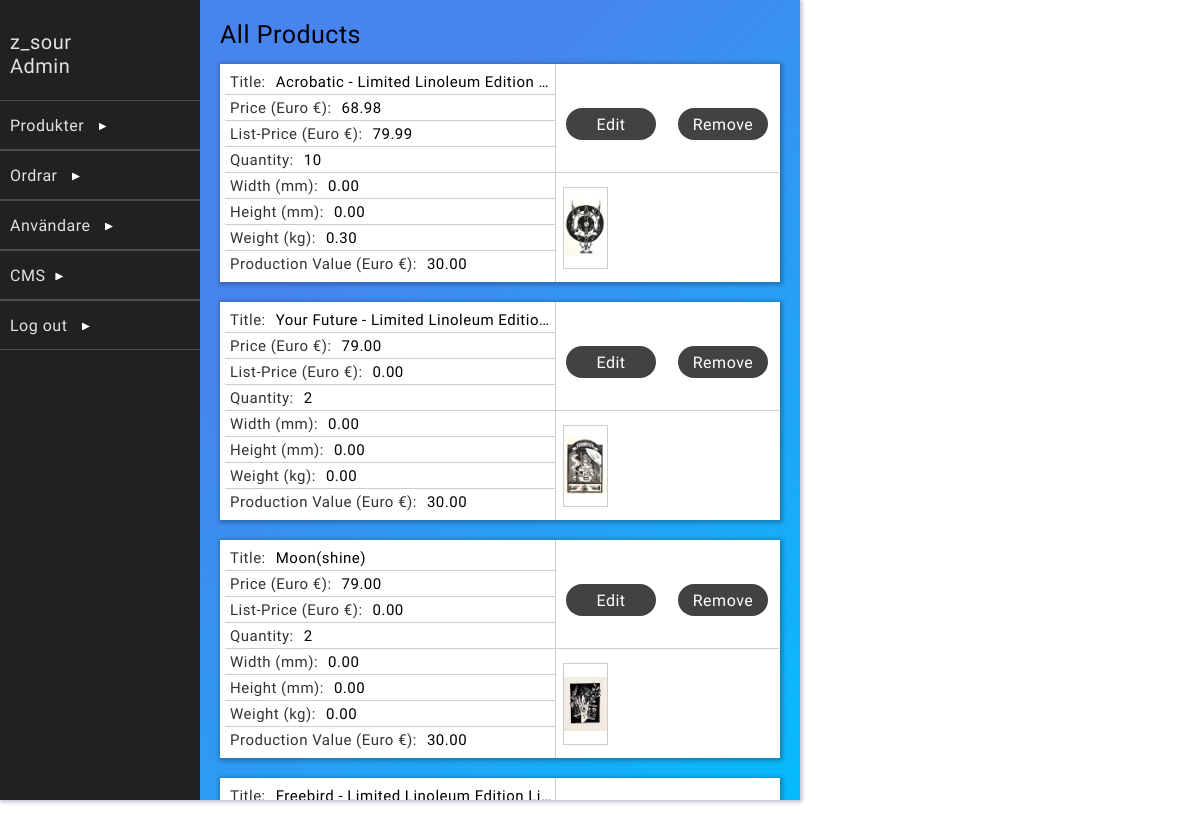
The app's page /dashboardExtensions/all-products.php (signed in) with its own data.
### tables this page shows
CREATE TABLE `users` (
  `id` int(11) NOT NULL,
  `username` varchar(20) NOT NULL,
  `password` varchar(64) NOT NULL,
  `salt` varchar(32) NOT NULL,
  `name` varchar(50) NOT NULL,
  `joined` datetime NOT NULL,
  `groups` int(11) NOT NULL
);

CREATE TABLE `products` (
  `id` int(5) NOT NULL,
  `title` varchar(255) NOT NULL,
  `price` decimal(10,2) NOT NULL,
  `list_price` decimal(10,2) NOT NULL,
  `category` int(5) NOT NULL,
  `image` text NOT NULL,
  `description` text NOT NULL,
  `archived` int(5) NOT NULL,
  `created` datetime NOT NULL,
  `updated` datetime NOT NULL,
  `width` decimal(10,2) NOT NULL,
  `height` decimal(10,2) NOT NULL,
  `weight` decimal(10,2) NOT NULL,
  `production_value` decimal(10,2) NOT NULL,
  `quantity` int(11) NOT NULL
);

### classes/Config.php (called while the page is built)
<?php
    class Config{
        public static function get($path = null){
            if($path){
                $config = $GLOBALS['config'];
                $path = explode('/', $path);
                foreach($path as $bit){
                    if(isset($config[$bit])){
                        $config = $config[$bit];
                    }
                }
                return $config;
            }
            return false;
        }
    }
?>

### classes/DB.php (called while the page is built, shortened)
<?php
    class DB{
        private static $_instance = null;
        private $_pdo,
                $_query,
                $_error = false,
                $_results,
                $_count = 0;
        private function __construct(){
            try{
                $this->_pdo = new PDO('mysql:host='. Config::get("mysql/host") .';dbname='. Config::get("mysql/db").';charset=utf8',
                Config::get("mysql/username"), Config::get("mysql/password"));
            }
            catch(PDOException $e){
                die($e->getMessage());
            }
        }
        public static function getInstance(){
            if(!isset(self::$_instance)){
                self::$_instance = new DB();
            }
            return self::$_instance;
        }
        public function query($sql, $params = []){
            if($this->_query = $this->_pdo->prepare($sql)){
                $x = 1;
                if(count($params)){
                    foreach($params as $param){
                        $this->_query->bindValue($x, $param);
                        $x++;
                    }
                }
                if($this->_query->execute()){
                    $this->_results = $this->_query->fetchAll(PDO::FETCH_OBJ);
                } else{
                    $this->_error = true;
                }
            }
            return $this;
        }
        protected function _read($table, $params = []){
            $conditionString = '';
            $bind = [];
            $order = '';
            $limit = '';
            if(isset($params['conditions'])){
                if(is_array($params['conditions'])){
                    foreach($params['conditions'] as $condition){
                        $conditionString .= ' ' .  $condition . ' AND';
                    }
                    $conditionString = trim($conditionString);
                    $conditionString = rtrim($conditionString, ' AND');
                } else{
                    $conditionString = $params['conditions'];
                }
                if($conditionString != ''){
                    $conditionString = ' WHERE ' . $conditionString;
                }
            }
            if(array_key_exists('bind', $params)){
                $bind = $params['bind'];
            }
        $sql = "SELECT * FROM {$table}{$conditionString}{$order}{$limit}";
        if(!$this->query($sql, $bind)->results()){
            return false;
        }
        return true;
        }
        public function find($table, $params = []){
            if($this->_read($table, $params)){
                return $this->results();
            }
            return false;
        }
        public function findFirst($table, $params = []){
            if($this->_read($table, $params)){
                return $this->first();
            }
            return false;
        }
        public function results(){
            return $this->_results;
        }
        public function first(){
            return (!empty($this->_results)) ? $this->_results[0] : [];
        }
    }
?>

### classes/User.php (called while the page is built, shortened)
<?php
    class User{
        private $_db,
                $_data,
                $_cookieName,
                $_sessionName,
                $_isLoggedIn;
        public function __construct($user = null){
            $this->_db = DB::getInstance();
            $this->_sessionName = Config::get('session/session_name');
            if(!$user){
                if(Session::exists($this->_sessionName)){
                    $user = Session::get($this->_sessionName);
                    if($this->find($user)){
                        $this->_isLoggedIn = true;
                    }else{
                        header("Location: dashboardExtensions/logout.php");
                    }
                }
            } else{
                $this->find($user);
            }
        }
        public function find($user = null){
            if($user){
                $field = (is_numeric($user)) ? 'id' : 'username';
                $data = $this->_db->findFirst('users', array(
                    'conditions' => $field . " = ?",
                    'bind' => [$user]
                ));
                if($data){
                    $this->_data = $data;
                    return true;
                }
            }
        }
        public function data(){
            return $this->_data;
        }
    }
?>

### classes/Session.php (called while the page is built, shortened)
<?php
    class Session{
        public static function exists($name){
            return ((isset($_SESSION[$name])) ? true : false);
        }
        public static function get($name){
            return $_SESSION[$name];
        }
    }
?>

### dashboardExtensions/all-products.php (the view, shortened to what this page needs)
<?php
    include_once("../includes/dashboardhead.php");
?>
<div class="background">
    <div class="dashboard-content" id="content">
    <?php
        include_once("dashboard-sidebar.php");
    ?>
    <div class="center-components-background">
        <div class="center-components" id="center-components">
    <div class="dashboardExtensionHeader">
        All Products
    </div>
   <div class="all-products-container">
    <?php
        $db = DB::getInstance();
        $results = $db->find('products');
        foreach($results as $product):
            $productImages = json_decode($product->image);
    ?>
        <div class="all-products-product">
            <div class="all-products-product-title"><span class="placeholder-information">Title:</span><?= $product->title; ?></div>
            <div class="all-products-product-price"><span class="placeholder-information">Price (Euro &euro;):</span><?= $product->price; ?></div>
            <div class="all-products-product-list-price"><span class="placeholder-information">List-Price (Euro &euro;):</span><?= $product->list_price; ?></div>
            <div class="all-products-product-quantity"><span class="placeholder-information">Quantity:</span><?= $product->quantity; ?></div>
            <div class="all-products-product-width"><span class="placeholder-information">Width (mm):</span><?= $product->width; ?></div>
            <div class="all-products-product-height"><span class="placeholder-information">Height (mm):</span><?= $product->height; ?></div>
            <div class="all-products-product-weight"><span class="placeholder-information">Weight (kg):</span><?= $product->weight; ?></div>
            <div class="all-products-product-production-value"><span class="placeholder-information">Production Value (Euro &euro;):</span><?= $product->production_value; ?></div>
            <div class="all-products-img-and-buttons-container">
                <div class="all-products-buttons">
                    <div class="all-products-edit" onclick="Navigation.loadComponents('edit-product.php?product_id=<?= $product->id; ?>');">
                        <div class="button-text">Edit</div>
                    </div>
                    <div class="all-products-remove" onclick="document.getElementById('remove-product-<?= $product->id; ?>').submit()">
                        <div class="button-text">Remove</div>
                    </div>
                </div>
                <div class="all-products-img-icons">
                        <?php
                            for($i = 0; $i < count($productImages); $i++):
                                $imgDimensions = getimagesize($productImages[$i]);
                                if($i < 4):
                        ?>
                                    <div class="all-products-img-icon" onclick="Modal.imgModal(<?= $imgDimensions[0] / 2; ?>, <?= $imgDimensions[1] / 2; ?>, '<?= $productImages[$i]; ?>');"
                                    style="background-image:url('<?= $productImages[$i]; ?>'")></div>
                        <?php
                            else:
                                break;
                            endif;
                            endfor;
                        ?>
                </div>
            </div>
        </div>
    <?php
        endforeach;
    ?>
   </div>
        </div>
    </div>
    </div>
    <div class="modal-background" id="modalBG" onclick="Modal.closeModal();">
    </div>
</div>

### dashboardExtensions/dashboard-sidebar.php (shortened to what this page needs)
<div class="side-bar">
            <div class="top-part">
                <div class="top-part-name"><?= $user->data()->username; ?></div>
                <div class="top-part-spec">Admin</div>
            </div>
            <div class="menu-field" id="prod-btn">
                <div class="title">Produkter <span class="display-arrow" id="prod-btn-arrow"></span></div>
            </div>
            <div class="menu-field" id="order-btn">
                <div class="title">Ordrar <span class="display-arrow" id="order-btn-arrow"></span></div>
            </div>
            <div class="menu-field" id="user-btn">
                <div class="title">Användare <span class="display-arrow" id="user-btn-arrow"></span></div>
            </div>
            <div class="menu-field" id="cms-btn">
                <div class="title">CMS<span class="display-arrow" id="cms-btn-arrow"></span></div>
            </div>
            <div class="menu-field" onclick="document.location.href='logout.php';">
                <div class="title">Log out <span class="display-arrow"></span></div>
            </div>
        </div>

### public/style/dashboard.css (style rules this page uses)
* { margin: 0; padding: 0; box-sizing: border-box; }
.dashboard-content { width: 800px; height: 800px; overflow: auto; box-shadow: 1px 1px 4px 1px rgba(55, 37, 84, 0.3); background-color: white; position: relative; font-size: 0px; }
.background { width: 100vw; height: 100%; background-color: white; overflow: auto; }
.side-bar { width: 200px; height: 100%; background-color: #212121; display: inline-block; font-size: 16px; }
.top-part { width: 100%; height: 100px; cursor: default; user-select: none; padding-top: 30px; background-color: #212121; color: rgba(255, 255, 255, 0.87); }
.top-part-name { font-size: 20px; font-family: 'Big Shoulders Text', cursive; letter-spacing: 0.5px; margin-left: 10px; }
.top-part-spec { font-size: 20px; font-family: 'Big Shoulders Text', cursive; letter-spacing: 0.5px; margin-left: 10px; }
.menu-field { width: 100%; height: 50px; position: relative; border-bottom: rgba(255, 255, 255, 0.2) solid 0.3px; border-top:rgba(255, 255, 255, 0.2) solid 0.3px; background-color: #212121; user-select: none; cursor: pointer; color: rgba(255, 255, 255, 0.87); }
.title { position: absolute; top: 50%; transform: translateY(-50%); left: 10px; font-family: 'Big Shoulders Text', cursive; letter-spacing: 0.5px; }
.display-arrow { clip-path: polygon(0 0, 0% 100%, 100% 50%); width: 8px; height: 8px; background-color: white; display: inline-block; margin-left: 10px; transform: rotate(0); transition: transform 0.2s; }
.center-components { width: 100%; height: 100%; overflow-y: auto; padding: 20px; }
.center-components-background { background-color: #06bcfb; background-image: linear-gradient(315deg, #06bcfb 0%, #4884ee 74%); position: absolute; width: 600px; height: 100%; left: 200px; overflow: hidden; top: 0px; }
.dashboardExtensionHeader { width: 100%; height: auto; font-size: 25px; margin-bottom: 15px; font-family: 'Big Shoulders Text', cursive; letter-spacing: 0.5px; }
.modal-background { height: 100%; width: 100%; background-color: rgba(0, 0, 0, 0); opacity: 1; position: absolute; top: 0px; pointer-events: none; transition: background-color 0.2s; }

### public/style/all-products.css (style rules this page uses)
.all-products-container { width: 100%; }
.all-products-product { width: 100%; height: auto; background-color: white; padding: 5px; position: relative; margin-bottom: 20px; font-size: 0px; cursor: default; transition: 0.2s; box-shadow: 1px 1px 4px 2px rgba(0, 0, 0, 0.25); }
.all-products-product-title, .all-products-product-price, .all-products-product-list-price, .all-products-product-category, .all-products-product-width, .all-products-product-height, .all-products-product-quantity, .all-products-product-weight, .all-products-product-production-value { width: auto; width: 60%; height: 26px; display: inline-block; font-size: 15px; border-bottom: rgba(0, 0, 0, 0.2) solid 0.8px; font-family: 'Big Shoulders Text', cursive; letter-spacing: 0.5px; line-height: 26px; overflow: hidden; }
.all-products-product-title { text-overflow: ellipsis; white-space: nowrap; width: 60%; }
.all-products-product-production-value { border-bottom: none; }
.placeholder-information { width: auto; height: 15px; font-size: 15px; opacity: 0.8; display: inline-block; margin-right: 10px; margin-left: 5px; }
.all-products-img-and-buttons-container { display: inline-block; width: 40%; height: 100%; background-color: white; font-size: 15px; position: absolute; top: 0px; }
.all-products-buttons { width: 100%; height: 50%; border-bottom: rgba(0, 0, 0, 0.2) solid 0.8px; border-left: rgba(0, 0, 0, 0.2) solid 0.8px; user-select: none; }
.all-products-edit { width: 40%; height: 15%; display: inline-block; background-color: #424242; position: absolute; top: 20%; left: 5%; border-radius: 40px; transition: transform 0.2s; color: white; }
.all-products-remove { width: 40%; height: 15%; display: inline-block; background-color: #424242; position: absolute; top: 20%; right: 5%; border-radius: 40px; transition: transform 0.2s; color: white; }
.button-text { position: absolute; transform: translateY(-50%) translateX(-50%); top: 50%; left: 50%; font-family: 'Big Shoulders Text', cursive; letter-spacing: 0.5px; font-size: 16px; }
.all-products-img-icons { width: 100%; height: 50%; border-left: rgba(0, 0, 0, 0.2) solid 0.8px; user-select: none; }
.all-products-img-icon { height: 75%; width: 20%; border: rgba(0, 0, 0, 0.2) solid 0.8px; margin-top: 6.25%; margin-left: 3.125%; display: inline-block; cursor: zoom-in; background-size: contain; background-repeat: no-repeat; background-position: center; }

### records on screen
users: username "z_sour"
products: title "Acrobatic - Limited Linoleum Edition…", price "68.98", list_price "79.99", quantity "10", width "0.00", height "0.00", weight "0.30", production_value "30.00", shows a picture
products: title "Your Future - Limited Linoleum Editio…", price "79.00", list_price "0.00", quantity "2", width "0.00", height "0.00", weight "0.00", production_value "30.00", shows a picture
products: title "Moon(shine)", price "79.00", list_price "0.00", quantity "2", width "0.00", height "0.00", weight "0.00", production_value "30.00", shows a picture
products: title "Freebird - Limited Linoleum Edition Li…"
